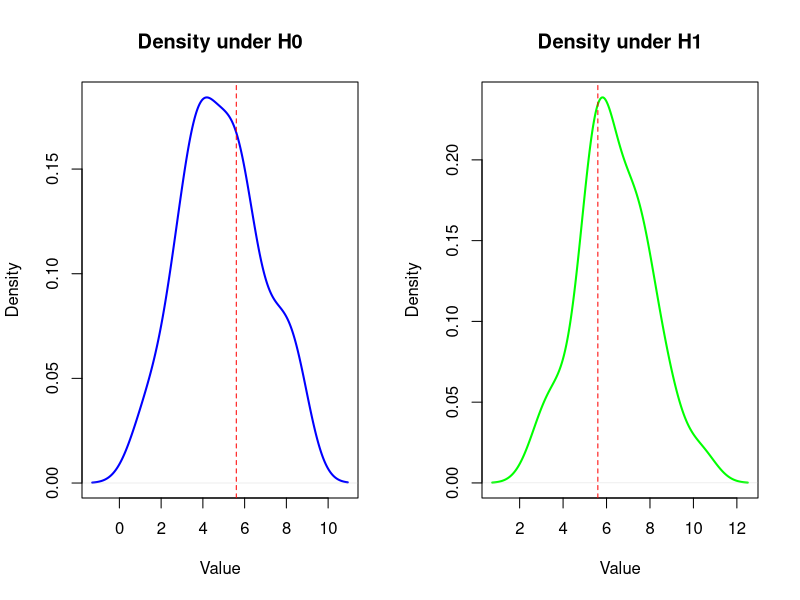

The R script that drew this image:
# Parameters
mu0 <- 5  # Null hypothesis mean
mu1 <- 6  # Alternative hypothesis mean
sigma <- 2  # Population standard deviation
n <- 30  # Sample size
alpha <- 0.05  # Significance level

# Generate sample data under H0
set.seed(123)
sample_data_H0 <- rnorm(n, mean = mu0, sd = sigma)

# Generate sample data under H1
sample_data_H1 <- rnorm(n, mean = mu1, sd = sigma)

# Likelihood ratio test function
likelihood_ratio <- function(data, mu0, mu1, sigma) {
  exp(sum(dnorm(data, mean = mu1, sd = sigma, log = TRUE)) - 
      sum(dnorm(data, mean = mu0, sd = sigma, log = TRUE)))
}

# Critical region (for right-tailed test)
critical_value <- qnorm(1 - alpha, mean = mu0, sd = sigma / sqrt(n))

# Decision rule
decision_H0 <- mean(sample_data_H0) > critical_value
decision_H1 <- mean(sample_data_H1) > critical_value

# Output results
cat("Critical Value:", critical_value, "\n")
cat("Decision under H0 (Reject H0?):", decision_H0, "\n")
cat("Decision under H1 (Reject H0?):", decision_H1, "\n")

# Graphical Output
par(mfrow = c(1, 2))

# Density plot under H0
plot(density(sample_data_H0), col = "blue", lwd = 2, main = "Density under H0", xlab = "Value")
abline(v = critical_value, col = "red", lty = 2)

# Density plot under H1
plot(density(sample_data_H1), col = "green", lwd = 2, main = "Density under H1", xlab = "Value")
abline(v = critical_value, col = "red", lty = 2)
